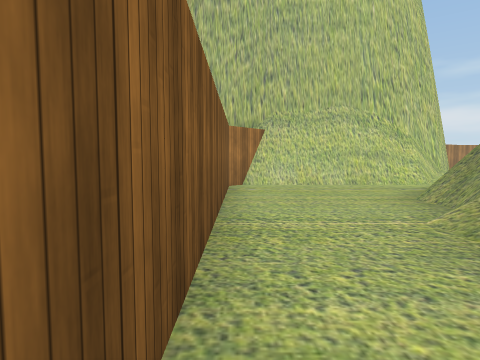
View 1 (above)

18 first-person views from a walk through a Unity game level. The camera is 1.4 m above the floor, tilts 4° down and sees 75° across. Doors are open. The floor is counted in squares, 2 m on a side. Each view is taken from the middle of a square. On the plan, view 1 faces up. The plan holds only what a view shows up to about 10 squares ahead; the rest is blank. The place goes on beyond the plan. The player is left out. Some surface patterns are stand-ins.

View 2
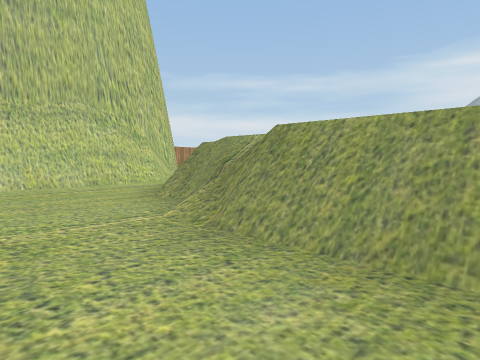

View 3
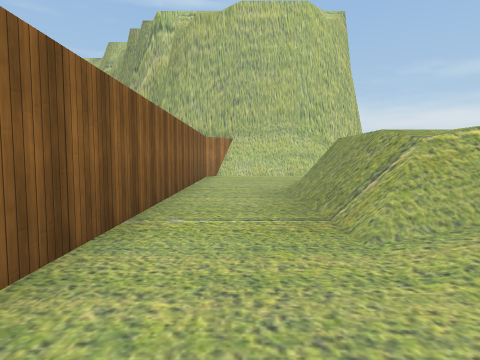

View 4
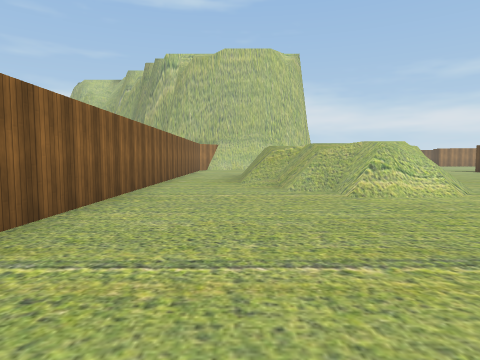

View 5
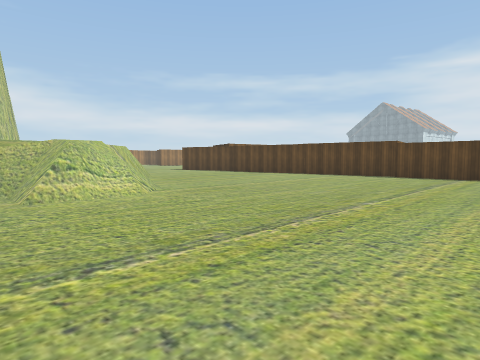

View 6
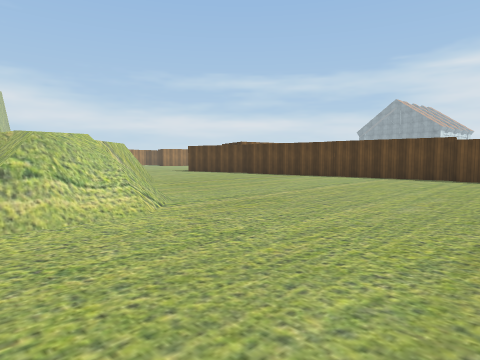

View 7
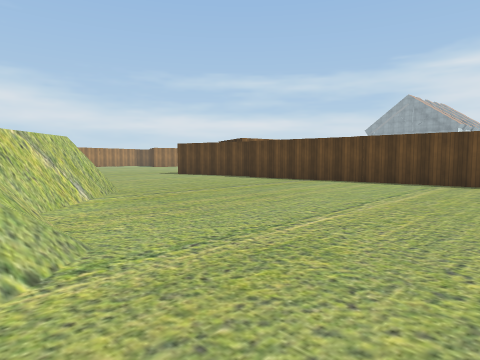

View 8
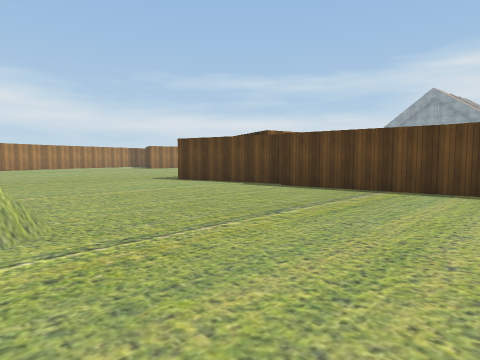

View 9
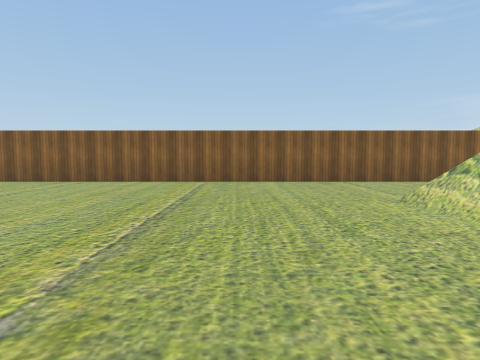

View 10
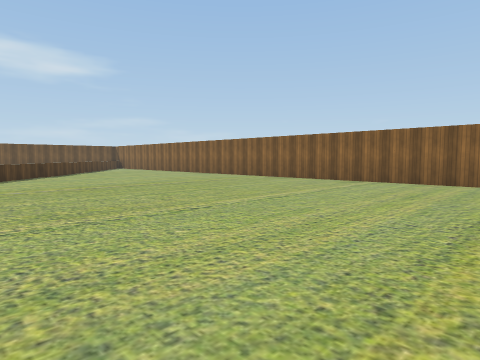

View 11
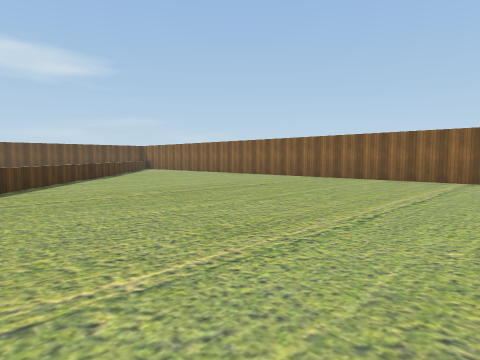

View 12
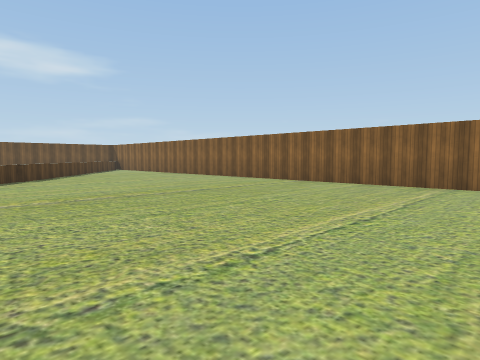

View 13
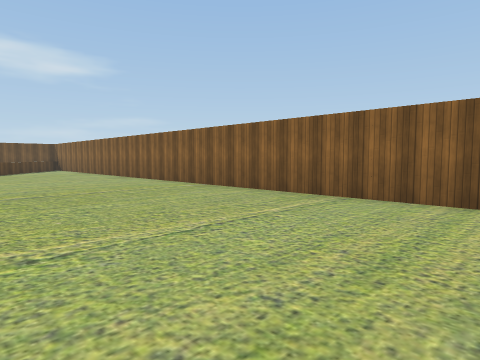

View 14
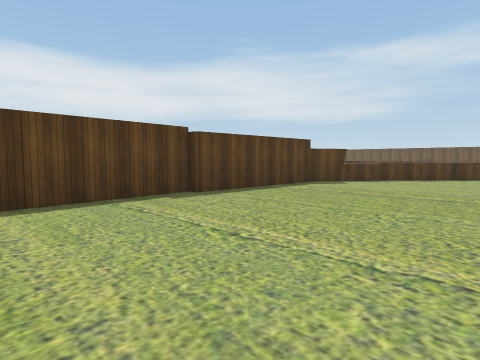

View 15
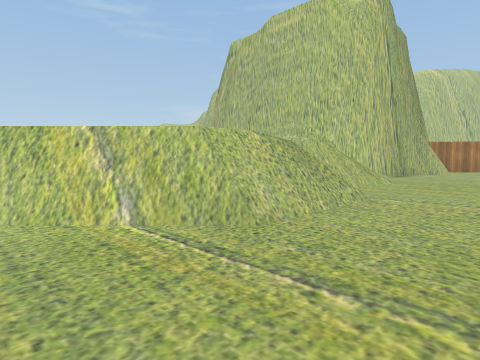

View 16
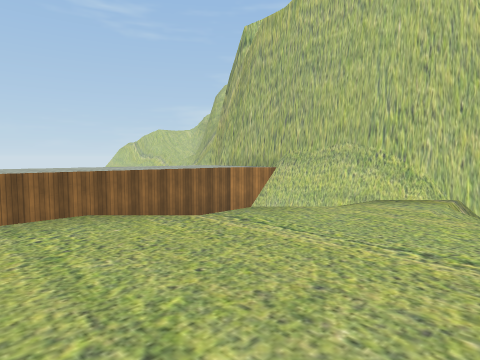

View 17
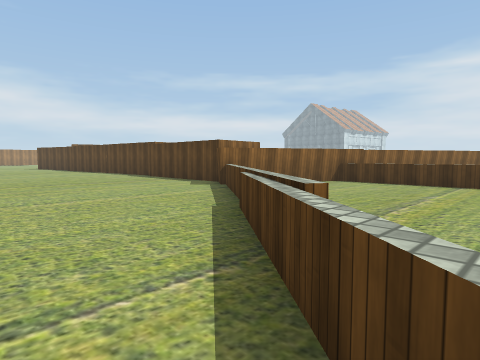

View 18
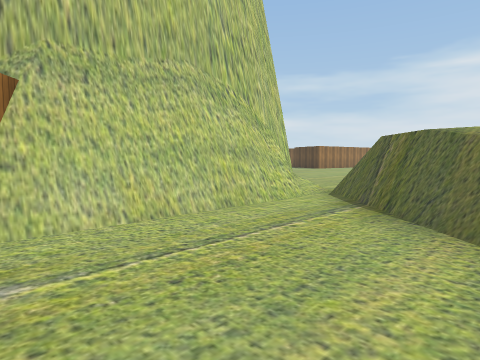

### Floor plan
Key: @ floor where view 1 was taken; # wall or solid block; . main floor; : floor 2.25 m higher than the main floor; / step, stairs or slope; = window, fence, low wall or low ledge; ^ raised ledge; v drop or lower ground.
Columns run from 1 left of view 1 to 18 right of it. Each row starts with its distance up from view 1.
 10       ##/..
  9  ######/....
  8 ##.....#=....
  7 #.....=#//....
  6 #....=#//=.....
  5 #...=#::v=.....##
  4 #...v/::v=......#
  3 #..///::=//.....#
  2 #..##::::/=.....#
  1 #..##::::v=.....#
  0 #@.=/:   #......#
 -1 #..///  #.......#
 -2 #...//: =.......#
 -3 #...//==/.......#
 -4 #..../#/........##
 -5 #................#
 -6 #...............##
 -7 #...............#
 -8 #...............#
 -9 #...............#
-10 #...............#
-11 #...............##
-12 #..............= ###
-13 #.............=  ..#
-14 #............=#....#
-15 #...........^......#
-16 #...........=......#
-17 #..........= ..
-18 #.........=#

Where each view was taken, in squares from view 1:
view 1: 0 up, 0 right, facing up
view 2: 0 up, 0 right, facing up-right
view 3: 4 down, 1 right, facing up
view 4: 10 down, 2 right, facing up
view 5: 10 down, 3 right, facing up-right
view 6: 8 down, 4 right, facing up-right
view 7: 6 down, 6 right, facing up-right
view 8: 3 down, 8 right, facing up-right
view 9: 7 down, 9 right, facing left
view 10: 8 down, 9 right, facing down-left
view 11: 10 down, 10 right, facing down-left
view 12: 10 down, 8 right, facing down-left
view 13: 9 down, 5 right, facing down-left
view 14: 2 down, 10 right, facing down-right
view 15: 2 down, 11 right, facing up-left
view 16: 1 up, 7 right, facing up-left
view 17: 17 down, 9 right, facing up-right
view 18: 5 up, 0 right, facing up-right
